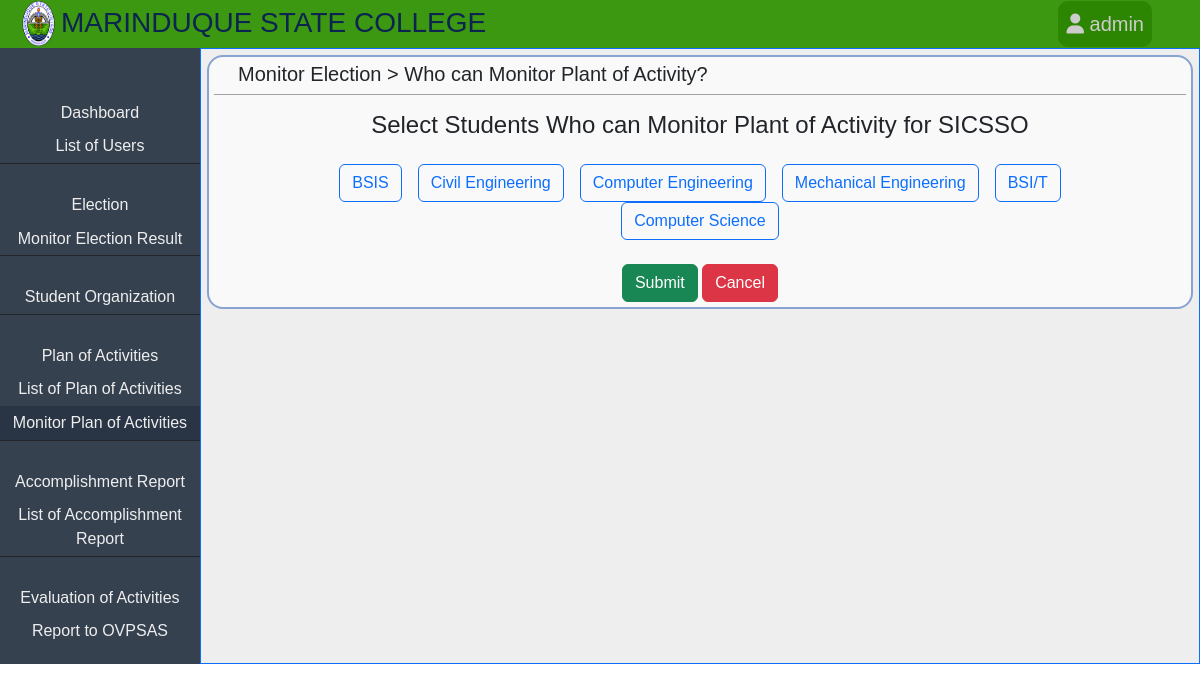
The page /admin/admin-who-can-monitor-activities.php?studentOrg=SICSSO (signed in) on the database its author committed.
### tables this page shows
CREATE TABLE `courses` (
  `id` int(11) NOT NULL,
  `course` varchar(50) NOT NULL
);

### classes/database.php (called while the page is built, shortened)
<?php
class database
{
  private $servername = 'localhost';
  private $username = 'root';
  private $password = '';
  private $dbname = 'etrack';
  public $mysqli = '';
  public function __construct()
  {
    $this->mysqli = new mysqli($this->servername, $this->username, $this->password, $this->dbname);
  }
  public function select($table, $rows = '*', $where = array(), $operator = 'AND')
  {
    if (empty($where)) {
      $sql = "SELECT $rows FROM $table";
      return $this->mysqli->query($sql);
    }
    $args = array();
    foreach ($where as $key => $value) {
      if (is_int($value)) {
        $args[] = "$key = $value";
      } else {
        $args[] = "$key = '$value'";
      }
    }
    $sql = "SELECT $rows FROM $table WHERE " . implode(" $operator ", $args);
    return $this->mysqli->query($sql);
  }
}

### admin/admin-who-can-monitor-activities.php (the view, shortened to what this page needs)
<?php
include "../classes/database.php";
$admin = new database();
?>
<!DOCTYPE html>
<html lang="en">
<head>
  <link rel="stylesheet" href="../css/bootstrap/bootstrap.css?<?php echo time(); ?>">
  <link rel="stylesheet" href="../css/admin.css?<?php echo time(); ?>">
</head>
<body>
  <div class="body">
    <div class="header bg-green-1">
      <div class="d-flex align-items-center"><img class="header-logo" src="../images/msc_logo.png" alt="msc logo">
        <h3 class=" header-texts">MARINDUQUE STATE COLLEGE</h3>
      </div>
      <div class="dropdown">
        <button class="dropbtn"><i class="fa-solid fa-user"></i> <?php User::printSession('admin-username'); ?></button>
      </div>
    </div>
    <div class="page-content">
    <div class="nav-links">
        <nav style="position: sticky; top: 4vh;">
          <ul>
            <li onclick="window.location.href='admin-homepage.php'">
              <span>Dashboard</span>
            </li>
            <li onclick="window.location.href='admin-list-of-users.php'" class="mb-4 border-bottom border-dark">
              <span>List of Users</span>
            </li>
            <li onclick="window.location.href='admin-election.php'">
              <span>Election</span>
            </li>
            <li onclick="window.location.href='admin-monitor-election-result.php'" class="mb-4 border-bottom border-dark">
              <span>Monitor Election Result</span>
            </li>
            <li onclick="window.location.href='admin-student-organization.php'" class="mb-4 border-bottom border-dark">
              <span>Student Organization</span>
            </li>
            <li onclick="window.location.href='admin-plan-of-activities.php'">
              <span>Plan of Activities</span>
            </li>
            <li onclick="window.location.href='admin-list-of-plan-of-activities.php'">
              <span>List of Plan of Activities</span>
            </li>
            <li onclick="window.location.href='admin-monitor-plan-of-activities.php'" class="mb-4 border-bottom border-dark bg-dark-gray2">
              <span>Monitor Plan of Activities</span>
            </li>
            <li onclick="window.location.href='admin-accomplishment-report.php'">
              <span>Accomplishment Report</span>
            </li>
            <li onclick="window.location.href='admin-list-of-accomplishment-report.php'" class="mb-4 border-bottom border-dark">
              <span>List of Accomplishment Report</span>
            </li>
            <li onclick="window.location.href='admin-evaluation-of-activities.php'">
              <span>Evaluation of Activities</span>
            </li>
            <li onclick="window.location.href='admin-report-to-ovpsas.php'">
              <span>Report to OVPSAS</span>
            </li>
          </ul>
        </nav>
      </div>
      <div class="content border border-primary">
        <div class="content-container">
          <div class="content-header">
            <h5>Monitor Election > Who can Monitor Plant of Activity?</h5>
          </div>
          <h4 class="text-center">Select Students Who can Monitor Plant of Activity for <?php User::printGet('studentOrg'); ?></h4>
          <form method="post" role="group" aria-label="Basic checkbox toggle button group">
          <div  class="d-flex justify-content-center mt-4" style="padding: 0 4vw; flex-wrap: wrap;" >
            <?php
              $course = $admin->select('courses', '*');
              while ($row = mysqli_fetch_assoc($course)) {
            ?>
              <label class="btn btn-outline-primary mx-2" for="<?php echo $row['course']; ?>"><?php echo $row['course']; ?></label>
            <?php } ?>
          </div>
            <div class="text-center mt-4">
              <input class="btn btn-success" type="submit" name="submit" value="Submit">
              <a class="btn btn-danger" href="admin-monitor-plan-of-activities.php?activeStudentOrg=<?php User::printGet('studentOrg') ?>">Cancel</a>
            </div>
          </form>
        </div>
      </div>
    </div>
  </div>
</body>
</html>

### css/admin.css (style rules this page uses)
* { box-sizing: border-box; font-family: sans-serif; padding: 0; margin: 0; word-wrap: break-word; }
a { text-decoration: none; color: #EEEEEE; }
.bg-green-1 { background-color: #3C9811; }
.bg-dark-gray2 { background-color: #293545; }
.body { max-width: 1440px; margin: auto; }
.header { height: 3rem; max-width: 1440px; padding: 0 3rem 0 1rem; display: flex; justify-content: space-between; align-items: center; }
.header-logo { height: 45px; }
.header-texts { margin-top: .3rem; color: #0b2450; }
.page-content { display: flex; }
.nav-links { min-height: auto; background-color: #364150; color: #EEEEEE; }
div.nav-links nav ul { text-decoration: none; list-style: none; padding: 0; margin-top: 3rem; }
div.nav-links nav ul li { text-align: center; padding: .3rem 0; margin: 0; }
li span:first-child { display: inline; }
.content { width: 90%; padding: .4rem; background-color: #EEEEEE; }
.content-container { background: #f9f9f9; border: 2px solid rgba(25, 78, 170, 0.5); border-radius: 16px; padding: 0.3rem; overflow: hidden; }
.content-header { padding: 0 2vw; border-bottom: 1px solid #a1a1a1; margin-bottom: 1rem; }
.dropbtn { background-color:#2d8601 ; color: rgb(31, 31, 31); padding: .5rem; font-size: 1.25rem; border: none; cursor: pointer; border-radius: 10px; }
button.dropbtn { color: rgb(204, 204, 204); }
.dropdown { position: relative; display: inline-block; }

### rows shown on the page
courses: course "BSIS"
courses: course "Civil Engineering"
courses: course "Computer Engineering"
courses: course "Mechanical Engineering"
courses: course "BSI/T"
courses: course "Computer Science"

### other values the page prints
$_SESSION["$name_of_session"] "admin"
$_GET["$name_of_get"] "SICSSO"
